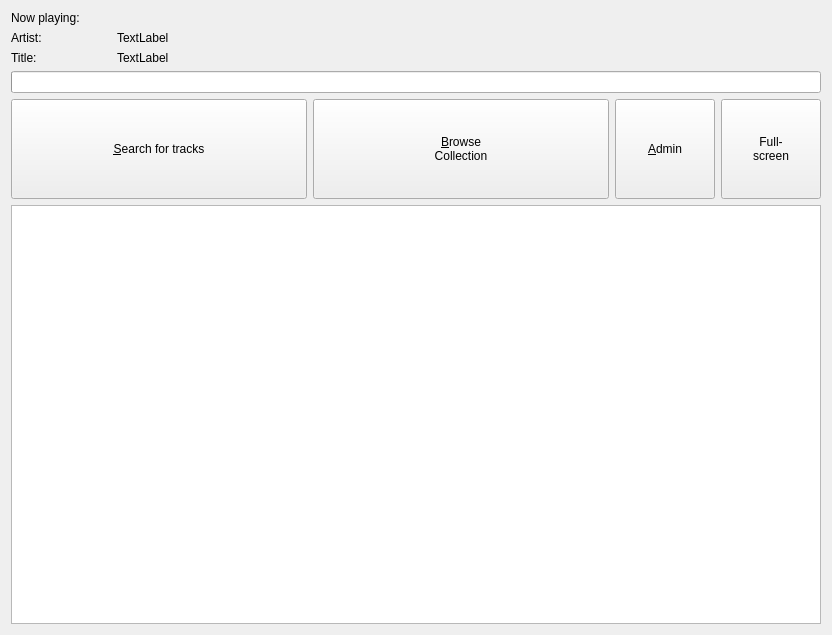
<?xml version="1.0" encoding="UTF-8"?>
<ui version="4.0">
 <author>Thomas</author>
 <class>MainWidget</class>
 <widget class="QWidget" name="MainWidget">
  <property name="geometry">
   <rect>
    <x>0</x>
    <y>0</y>
    <width>832</width>
    <height>635</height>
   </rect>
  </property>
  <layout class="QVBoxLayout" name="verticalLayout_2">
   <item>
    <layout class="QVBoxLayout" name="verticalLayout">
     <item>
      <widget class="QLabel" name="stateLabel">
       <property name="text">
        <string>Now playing:</string>
       </property>
      </widget>
     </item>
     <item>
      <layout class="QHBoxLayout" name="horizontalLayout">
       <item>
        <widget class="QLabel" name="label_2">
         <property name="sizePolicy">
          <sizepolicy hsizetype="Preferred" vsizetype="Fixed">
           <horstretch>0</horstretch>
           <verstretch>0</verstretch>
          </sizepolicy>
         </property>
         <property name="minimumSize">
          <size>
           <width>100</width>
           <height>0</height>
          </size>
         </property>
         <property name="text">
          <string>Artist:</string>
         </property>
        </widget>
       </item>
       <item>
        <widget class="QLabel" name="curArtist">
         <property name="sizePolicy">
          <sizepolicy hsizetype="Ignored" vsizetype="Preferred">
           <horstretch>1</horstretch>
           <verstretch>0</verstretch>
          </sizepolicy>
         </property>
         <property name="text">
          <string>TextLabel</string>
         </property>
        </widget>
       </item>
      </layout>
     </item>
     <item>
      <layout class="QHBoxLayout" name="horizontalLayout_2">
       <item>
        <widget class="QLabel" name="label_5">
         <property name="sizePolicy">
          <sizepolicy hsizetype="Preferred" vsizetype="Fixed">
           <horstretch>0</horstretch>
           <verstretch>0</verstretch>
          </sizepolicy>
         </property>
         <property name="minimumSize">
          <size>
           <width>100</width>
           <height>0</height>
          </size>
         </property>
         <property name="text">
          <string>Title:</string>
         </property>
        </widget>
       </item>
       <item>
        <widget class="QLabel" name="curTitle">
         <property name="sizePolicy">
          <sizepolicy hsizetype="Ignored" vsizetype="Preferred">
           <horstretch>1</horstretch>
           <verstretch>0</verstretch>
          </sizepolicy>
         </property>
         <property name="text">
          <string>TextLabel</string>
         </property>
        </widget>
       </item>
      </layout>
     </item>
     <item>
      <widget class="QProgressBar" name="songProgress">
       <property name="value">
        <number>0</number>
       </property>
       <property name="format">
        <string/>
       </property>
      </widget>
     </item>
    </layout>
   </item>
   <item>
    <layout class="QHBoxLayout" name="horizontalLayout_3">
     <item>
      <widget class="QPushButton" name="searchBtn">
       <property name="sizePolicy">
        <sizepolicy hsizetype="Minimum" vsizetype="Fixed">
         <horstretch>0</horstretch>
         <verstretch>0</verstretch>
        </sizepolicy>
       </property>
       <property name="minimumSize">
        <size>
         <width>0</width>
         <height>100</height>
        </size>
       </property>
       <property name="text">
        <string>&amp;Search for tracks</string>
       </property>
      </widget>
     </item>
     <item>
      <widget class="QPushButton" name="browseBtn">
       <property name="sizePolicy">
        <sizepolicy hsizetype="Minimum" vsizetype="Fixed">
         <horstretch>0</horstretch>
         <verstretch>0</verstretch>
        </sizepolicy>
       </property>
       <property name="minimumSize">
        <size>
         <width>100</width>
         <height>100</height>
        </size>
       </property>
       <property name="text">
        <string>&amp;Browse
Collection</string>
       </property>
      </widget>
     </item>
     <item>
      <widget class="QPushButton" name="adminBtn">
       <property name="sizePolicy">
        <sizepolicy hsizetype="Fixed" vsizetype="Fixed">
         <horstretch>0</horstretch>
         <verstretch>0</verstretch>
        </sizepolicy>
       </property>
       <property name="minimumSize">
        <size>
         <width>100</width>
         <height>100</height>
        </size>
       </property>
       <property name="text">
        <string>&amp;Admin</string>
       </property>
      </widget>
     </item>
     <item>
      <widget class="QPushButton" name="fullscreenBtn">
       <property name="sizePolicy">
        <sizepolicy hsizetype="Fixed" vsizetype="Fixed">
         <horstretch>0</horstretch>
         <verstretch>0</verstretch>
        </sizepolicy>
       </property>
       <property name="minimumSize">
        <size>
         <width>100</width>
         <height>100</height>
        </size>
       </property>
       <property name="text">
        <string>Full-
screen</string>
       </property>
      </widget>
     </item>
    </layout>
   </item>
   <item>
    <widget class="QListWidget" name="playlist">
     <property name="horizontalScrollBarPolicy">
      <enum>Qt::ScrollBarAlwaysOff</enum>
     </property>
     <property name="selectionMode">
      <enum>QAbstractItemView::NoSelection</enum>
     </property>
    </widget>
   </item>
  </layout>
 </widget>
 <resources/>
 <connections>
  <connection>
   <sender>adminBtn</sender>
   <signal>clicked()</signal>
   <receiver>MainWidget</receiver>
   <slot>enterAdmin()</slot>
   <hints>
    <hint type="sourcelabel">
     <x>715</x>
     <y>214</y>
    </hint>
    <hint type="destinationlabel">
     <x>665</x>
     <y>83</y>
    </hint>
   </hints>
  </connection>
  <connection>
   <sender>searchBtn</sender>
   <signal>clicked()</signal>
   <receiver>MainWidget</receiver>
   <slot>enterSearch()</slot>
   <hints>
    <hint type="sourcelabel">
     <x>499</x>
     <y>214</y>
    </hint>
    <hint type="destinationlabel">
     <x>655</x>
     <y>300</y>
    </hint>
   </hints>
  </connection>
  <connection>
   <sender>fullscreenBtn</sender>
   <signal>clicked()</signal>
   <receiver>MainWidget</receiver>
   <slot>enterFullscreen()</slot>
   <hints>
    <hint type="sourcelabel">
     <x>821</x>
     <y>214</y>
    </hint>
    <hint type="destinationlabel">
     <x>803</x>
     <y>299</y>
    </hint>
   </hints>
  </connection>
  <connection>
   <sender>browseBtn</sender>
   <signal>clicked()</signal>
   <receiver>MainWidget</receiver>
   <slot>enterBrowse()</slot>
   <hints>
    <hint type="sourcelabel">
     <x>593</x>
     <y>188</y>
    </hint>
    <hint type="destinationlabel">
     <x>826</x>
     <y>24</y>
    </hint>
   </hints>
  </connection>
 </connections>
 <slots>
  <slot>enterAdmin()</slot>
  <slot>enterSearch()</slot>
  <slot>enterFullscreen()</slot>
  <slot>enterBrowse()</slot>
 </slots>
</ui>
